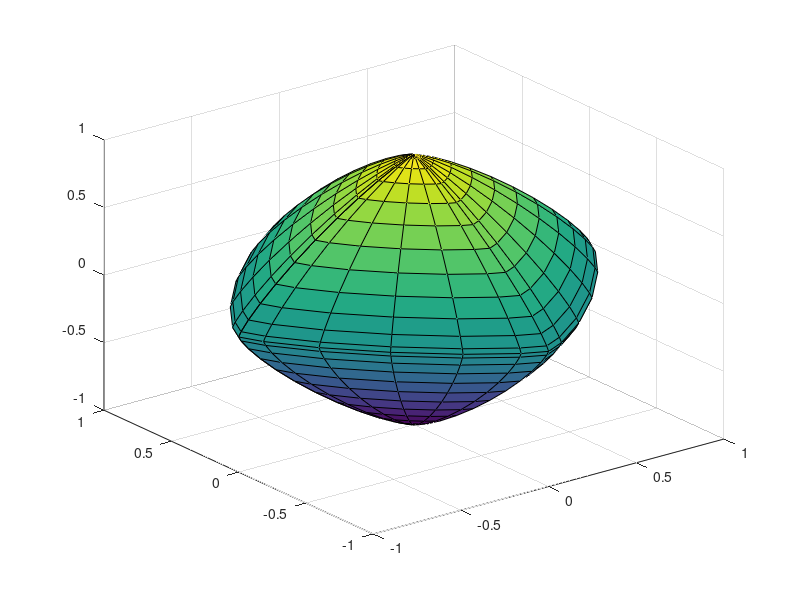

The MATLAB script that drew this image:
function [xx,yy,zz] = superquad(n,e,m)
%SUPERQUAD Barr's "superquadrics" ellipsoid.
%   [x,y,z] = SUPERQUAD(n,e,m) is a generalized ellipsoid with
%   n = vertical roundness, e = horizontal roundness and m facets.
%   If values of n and e are not given, random values are supplied.
%   The default value of m is 24.
%
%   SUPERQUAD(...) , with no output arguments, does a SURF plot.
%
%   Ref: A. H. Barr, IEEE Computer Graphics and Applications, 1981,
%        or, Graphics Gems III, David Kirk, editor, 1992.
%
%   See also XPQUAD.

%   Copyright 1984-2003 The MathWorks, Inc.
%   $Revision: 5.8.4.2 $  $Date: 2004/04/10 23:25:49 $

if nargin < 3, m = 24; end
if nargin < 2, e = max(0,1+randn); end
if nargin < 1, n = max(0,1+randn); end

u = (-m:2:m)/m*pi;
v = u'/2;

cosv = cos(v); sinv = sin(v);
cosu = cos(u); sinu = sin(u);
cosv(1) = 0; cosv(m+1) = 0;
sinu(1) = 0; sinu(m+1) = 0;

t = sign(cosv) .* abs(cosv).^n ;
x = t * (sign(cosu) .* abs(cosu).^e );
y = t * (sign(sinu) .* abs(sinu).^e );
z = (sign(sinv) .* abs(sinv).^n ) *  ones(size(u));

if nargout == 0
   surf(x,y,z)
else
   xx = x; yy = y; zz = z;
end
